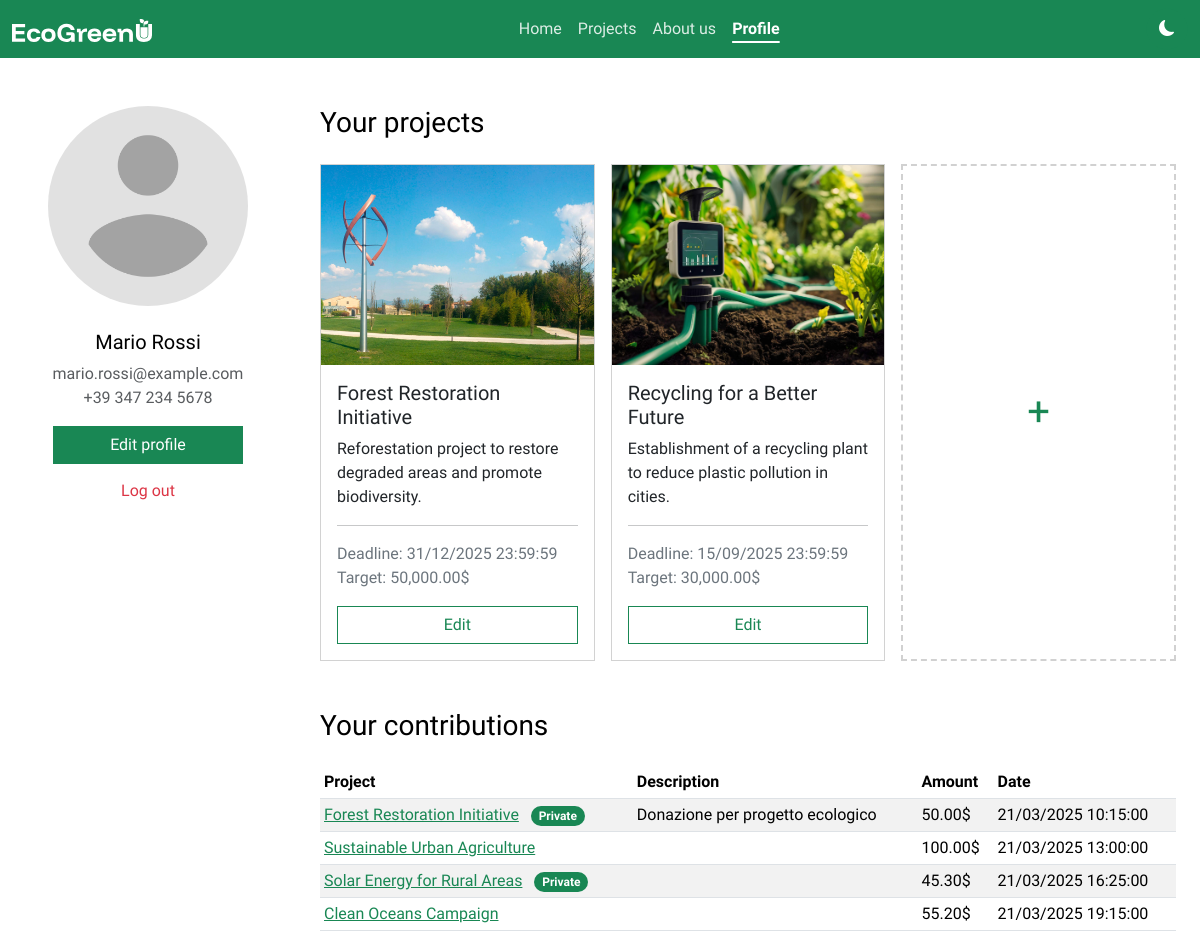
/pages/profile.php (signed in), run on the app's committed database.
### tables this page shows
CREATE TABLE IF NOT EXISTS tblusers (
  idUser INT NOT NULL PRIMARY KEY AUTO_INCREMENT,
  firstName CHAR(50) NOT NULL,
  lastName CHAR(50) NOT NULL,
  email CHAR(255) NOT NULL,
  phoneNumber CHAR(20),
  passwordHash CHAR(128) NOT NULL,
  profilePicPath CHAR(100)
);

CREATE TABLE IF NOT EXISTS tblprojects (
  idProject INT NOT NULL PRIMARY KEY AUTO_INCREMENT,
  title CHAR(30) NOT NULL,
  description CHAR(250) NOT NULL,
  fundraiser INT NOT NULL,
  targetAmount DECIMAL(10,2) NOT NULL,
  deadline DATETIME NOT NULL,
  status CHAR(1) NOT NULL,
    FOREIGN KEY (fundraiser) REFERENCES tblusers(iduser)
);

CREATE TABLE IF NOT EXISTS tblPayments (
  idPayment INT NOT NULL PRIMARY KEY AUTO_INCREMENT,
  amount DECIMAL(10,2) NOT NULL,
  description CHAR(150),
  date DATETIME NOT NULL,
  projectId INT NOT NULL,
  paymentMethod INT NOT NULL,
  userId INT NOT NULL,
  public BOOLEAN NOT NULL,
  FOREIGN KEY (projectId) REFERENCES tblprojects(idProject),
  FOREIGN KEY (userId) REFERENCES tblusers(iduser),
  FOREIGN KEY (paymentMethod) REFERENCES tblpaymentmethods(idPaymentMethod)
);

### php/user/profile.php (called while the page is built, shortened)
<?php
    $contibutions = [];
    $projects = [];
    if (isset($_SESSION['user_id'])){
        $db = new mysqli("localhost", "root", "", "dbecogreenu");
        $user_id = $_SESSION['user_id'];
        $result = $db->query("SELECT * FROM tblusers WHERE idUser = '$user_id'");
        if ($result->num_rows > 0) {
            $user = $result->fetch_assoc();
            $result = $db->query("SELECT * FROM tblprojects INNER JOIN tblpayments ON tblprojects.idproject = tblpayments.projectid WHERE tblpayments.userid = $user_id");
            $result = $db->query("SELECT * FROM tblprojects INNER JOIN tblusers ON tblprojects.fundraiser = tblusers.iduser WHERE tblusers.iduser = $user_id");
        } else {
            echo 'user not found';
            exit();
        }
    } else {
        header("location: login.php");
    }
    function formatDate($date){
        $datetime = new DateTime($date);
        return $datetime->format('d/m/Y H:i:s');
    }
?>

### pages/profile.php (the view, shortened to what this page needs)
<?php include_once '../php/user/profile.php' ?>
<!DOCTYPE html>
<html lang="en">
<head>
    <link rel="stylesheet" href="../css/styles.css">
    <link rel="stylesheet" href="../css/profile.css">
    <link href="https://cdn.jsdelivr.net/npm/bootstrap@5.3.3/dist/css/bootstrap.min.css" rel="stylesheet">
    <link rel="stylesheet" href="https://cdn.jsdelivr.net/npm/bootstrap-icons@1.11.3/font/bootstrap-icons.min.css">
</head>
<body>
    <div class="container-fluid p-0 m-0 position-absolute">
        <nav class="navbar sticky-top navbar-expand-lg bg-success">
            <div class="container-fluid d-flex">
                <a class="navbar-brand p-0 m-0" href="../index.php">
                    <img src="../assets/logo/logo-navbar.svg" alt="EcoGreenU logo">
                </a>
                <div class="collapse navbar-collapse" id="navbarNav">
                    <ul class="navbar-nav ms-auto me-auto">
                        <li class="nav-item">
                            <a class="nav-link text-white" aria-current="page" href="../index.php">Home</a>
                        </li>
                        <li class="nav-item">
                            <a class="nav-link text-white" href="projects.php">Projects</a>
                        </li>
                        <li class="nav-item">
                            <a class="nav-link text-white" href="about-us.php">About us</a>
                        </li>
                        <li class="nav-item">
                            <a class="nav-link text-white active" href="profile.php">Profile</a>
                        </li>
                    </ul>
                    <button id="theme-switch" class="btn btn-success text-white p-2">
                        <i class="bi bi-moon-fill"></i>
                    </button>
                </div>
            </div>
        </nav>
        <div class="container-fluid p-0 m-0 row g-5" id="main">
            <div class="col-12 col-md-auto px-5">
                <div class="d-flex flex-column flex-sm-row flex-md-column align-items-center gap-4">
                    <img src="../assets/images/pfp-default.jpg" width="200" class="rounded-circle" alt="User profile picture">
                    <div class="flex-column justify-content-center align-items-md-center">
                        <h5 class="text-center text-sm-start text-md-center"><?php echo $user['firstName'].' '.$user['lastName']; ?></h5>
                        <p class="text-center text-sm-start text-md-center m-0 text-muted"><?php echo $user['email']; ?></p>
                        <?php if(isset($user['phoneNumber'])): ?>
                            <p class="text-center text-sm-start text-md-center m-0 text-muted"><?php echo $user['phoneNumber']; ?></p>
                        <?php endif; ?>
                        <form action="profile.php" method="POST" class="mt-3">
                            <a class="btn btn-success rounded-0 w-100" href="edit-profile.php">Edit profile</a>
                            <button type="submit" name="logout" value="true" class="btn text-danger rounded-0 w-100 mt-2">Log out</button>
                        </form>
                    </div>
                </div>
            </div>
            <div class="col">
                <h3 class="mb-4">Your projects</h3>
                <div class="row row-cols-1 row-cols-sm-2 row-cols-md-1 row-cols-lg-2 row-cols-xl-3 row-cols-xxl-4 g-3">
                    <?php if(count($projects) > 0): ?>
                        <?php foreach($projects as $p): ?>
                            <div class="col">
                                <div class="card rounded-0">
                                    <img src="../assets/images/projects/project-<?=$p["idProject"]?>.jpg" class="card-img-top" alt="<?=$p["title"]?>">
                                    <div class="card-body h-100 d-flex flex-column">
                                        <h5 class="card-title"><?=$p["title"]?></h5>
                                        <p class="card-text m-0"><?=$p["description"]?></p>
                                        <div class="mt-auto">
                                            <hr>
                                            <div class="d-flex">
                                                <p class="text-secondary">
                                                    Deadline: <?=formatDate($p['deadline'], 'd/m/Y H:i:s')?>
                                                    <br>
                                                    Target: <?=number_format($p["targetAmount"], 2) ?>$
                                                </p>
                                            </div>
                                            <a href="project-details.php?project-id=<?=$p['idProject']?>&edit=true" class="btn btn-outline-success rounded-0 w-100">Edit</a>
                                        </div>
                                    </div>
                                </div>
                            </div>
                        <?php endforeach; ?>
                        <div class="col">
                            <form action="create-project.php" method="post" class="w-100 h-100">
                                <div class="card border-2 rounded-0 h-100" style="border-style: dashed !important">
                                    <div class="card-body h-100 p-0">
                                        <button type="submit" class="btn text-success fs-1 rounded-0 border-0 ms-auto w-100 h-100" title="Create a new project">+</button>
                                    </div>
                                </div>
                            </form>
                        </div>
                    <?php endif; ?>
                </div>
                <h3 class="mb-4 mt-5">Your contributions</h3>
                <?php if(count($projects) > 0): ?>
                    <div class="table-responsive">
                        <table class="table table-sm table-striped w-100">
                            <thead>
                                <tr>
                                    <th scope="col">Project</th>
                                    <th scope="col">Description</th>
                                    <th scope="col">Amount</th>
                                    <th scope="col">Date</th>
                                </tr>
                            </thead>
                            <tbody>
                                <?php foreach ($contibutions as $c): ?>
                                    <tr>
                                        <td>
                                            <a href="project-details.php?project-id=<?=$c['projectId']?>" class="text-success"><?=$c["title"]?></a>
                                            <?php if($c['public'] == 1): ?>
                                                <span class="badge rounded-pill text-bg-success ms-2">Private</span>
                                            <?php endif; ?>
                                        </td>
                                        <td><?=$c["description"]?></td>
                                        <td><?=$c["amount"]?>$</td>
                                        <td>
                                            <?=formatDate($c["date"], 'd/m/Y H:i:s')?>
                                        </td>
                                    </tr>
                                <?php endforeach; ?>
                            </tbody>
                        </table>
                    </div>
                <?php else: ?>
                    <p class="w-100">You have not yet contributed to any projects. Start now by <a href="projects.php" class="text-success">exploring some projects</a>.</p>
                <?php endif; ?>
            </div>
        </div>
    </div>
</body>

### css/styles.css (style rules this page uses)
:root { --background-color: #fff; --foreground-color: #000; --primary-green: #198754; --searchbar-results: #ddd; }
body { font-family: 'Funnel Display', 'Outfit', system-ui, -apple-system, BlinkMacSystemFont, 'Segoe UI', Roboto, Oxygen, Ubuntu, Cantarell, 'Open Sans', 'Helvetica Neue', sans-serif !important; background-color: var(--background-color) !important; color: var(--foreground-color) !important; }
#theme-switch { width: 42px; height: 42px; border-radius: 50%; display: flex; justify-content: center; align-items: center; }
.table>:not(caption)>*>* { color: var(--foreground-color) !important; }
.card > img.card-img-top { height: 200px; object-fit: cover !important; border-radius: 0 !important; }
.card { height: 100% !important; }
a.navbar-brand { margin: 0 !important; padding: 0 !important; }
.nav-link.active { text-decoration: underline !important; text-decoration-thickness: 2px !important; text-underline-offset: 7px; font-weight: bold !important; }
.nav-link:not(.active) { opacity: .85; }
.card-img-top { aspect-ratio: 4/3; object-fit: cover; }

### css/profile.css (style rules this page uses)
form, .form-floating, #loginBtn, #signupBtn { width: 100% !important; max-width: 450px !important; }

### data on the page
tblusers: firstName "Mario", lastName "Rossi", email "mario.rossi@example.com", phoneNumber "+39 347 234 5678"
tblprojects: shows a picture, title "Forest Restoration Initiative", description "Reforestation project to restore degraded areas and promote biodiversity.", deadline "31/12/2025 23:59:59", targetAmount "50,000.00"
tblprojects: shows a picture, title "Recycling for a Better Future", description "Establishment of a recycling plant to reduce plastic pollution in cities.", deadline "15/09/2025 23:59:59", targetAmount "30,000.00"
tblpayments: projectId.title "Forest Restoration Initiative", public "Private", description "Donazione per progetto ecologico", amount "50.00", date "21/03/2025 10:15:00"
tblpayments: projectId.title "Sustainable Urban Agriculture", amount "100.00", date "21/03/2025 13:00:00"
tblpayments: projectId.title "Solar Energy for Rural Areas", public "Private", amount "45.30", date "21/03/2025 16:25:00"
tblpayments: projectId.title "Clean Oceans Campaign", amount "55.20", date "21/03/2025 19:15:00"
